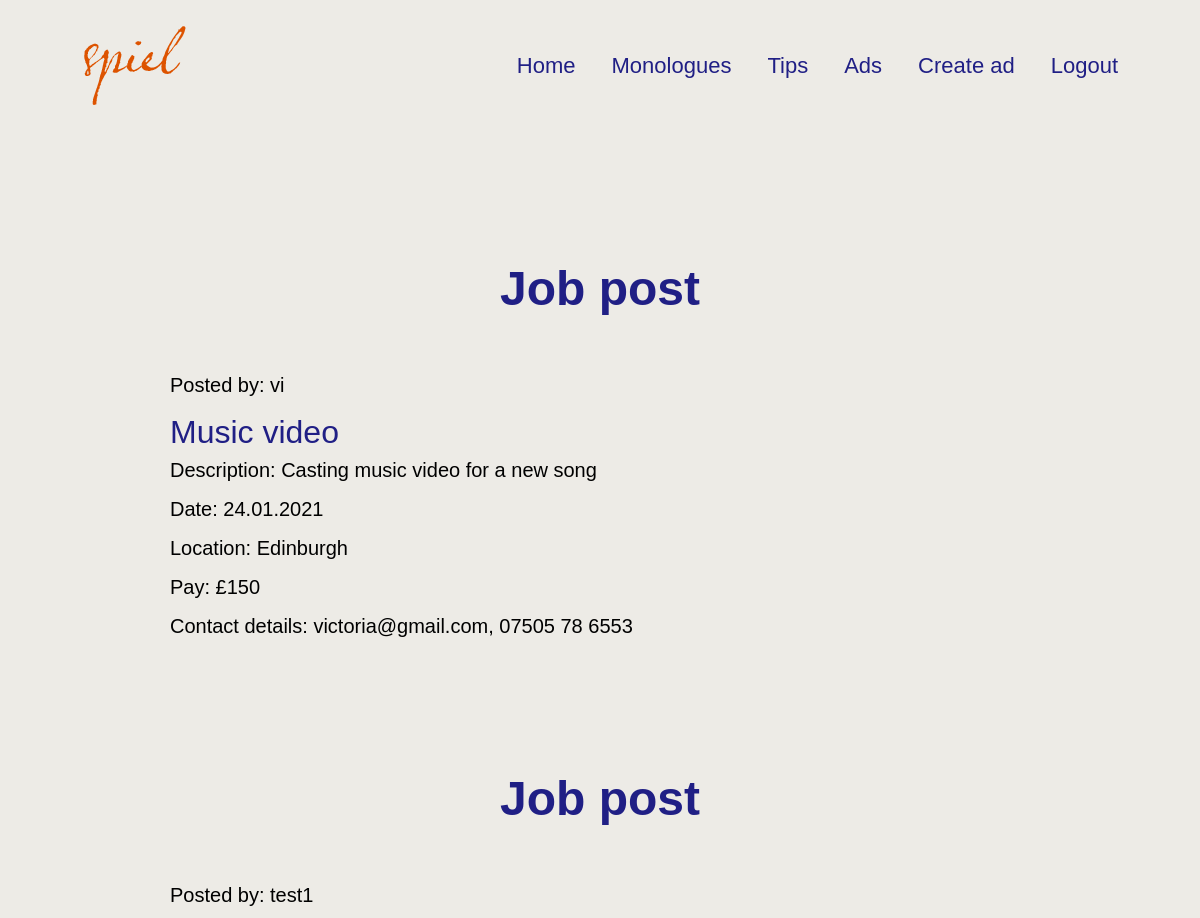
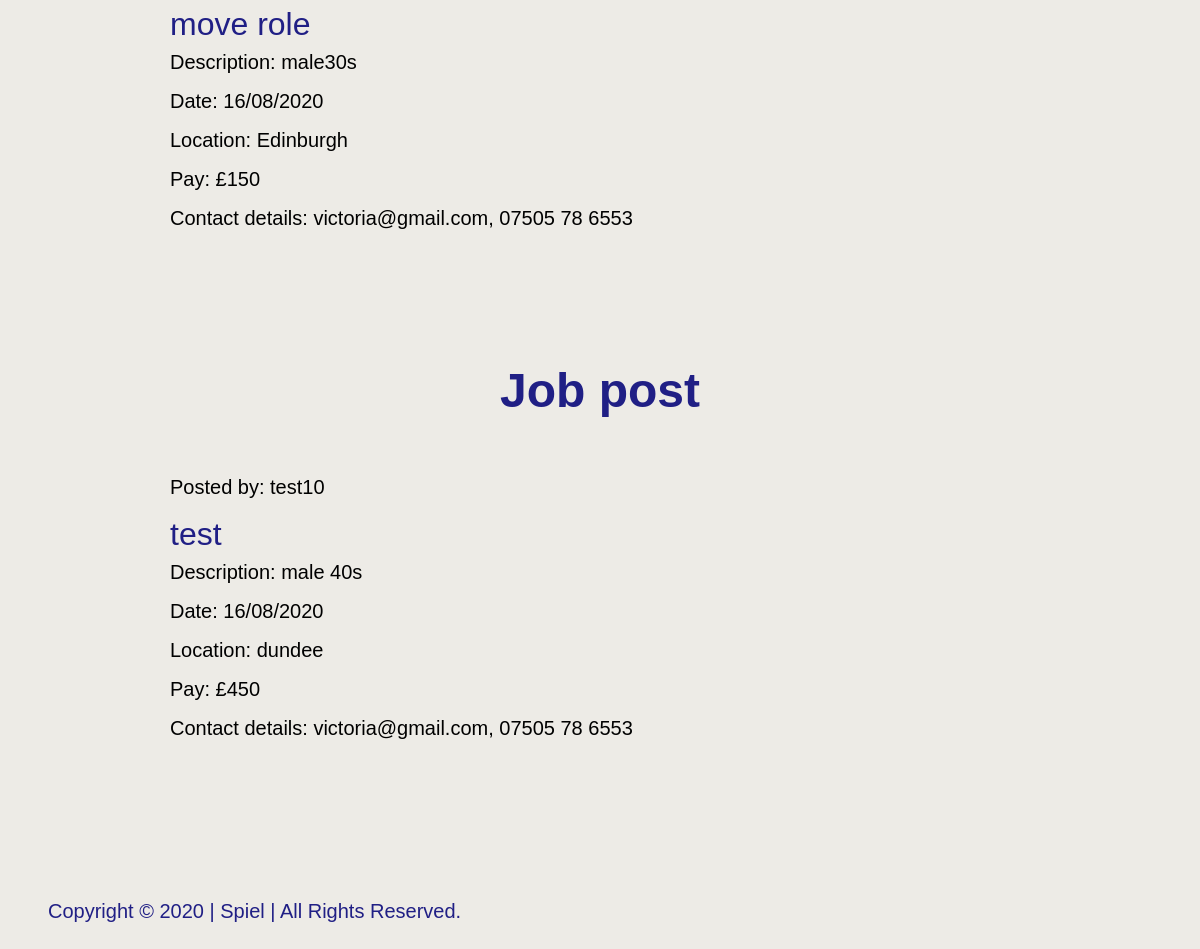
Page /ads (signed in) on the committed database (2 pictures, top to bottom).
### flask_spiel/models.py (models this page shows, shortened)
class Post(db.Model):
    id = db.Column(db.Integer, primary_key=True)
    title = db.Column(db.String(100), nullable=False)
    description = db.Column(db.Text, nullable=False)
    date = db.Column(db.String(20), nullable=False)
    location = db.Column(db.String(50), nullable=False)
    pay = db.Column(db.String(10), nullable=False)
    contact = db.Column(db.String(50), nullable=False)
    user_id = db.Column(db.Integer, db.ForeignKey('user.id'), nullable=False)

class User(db.Model, UserMixin):
    id = db.Column(db.Integer, primary_key=True)
    username = db.Column(db.String(20), unique=True, nullable=False)
    email = db.Column(db.String(120), unique=True, nullable=False)
    password = db.Column(db.String(60), nullable=False)
    posts = db.relationship('Post', backref='author', lazy=True)

### flask_spiel/routes.py (the view)
@app.route("/ads")
@login_required
def ads():
    posts = Post.query.all()
    return render_template('ads.html', posts=posts)

### flask_spiel/models.py (called while the page is built)
@login_manager.user_loader
def load_user(user_id):
    return User.query.get(int(user_id))

### flask_spiel/templates/ads.html
{% extends "layout.html" %}
{% block content %}
    {% for post in posts %}
        <article class="content-section col-ml-10 mb-5 pb-5">
          <h1 class="pb-5">Job post</h1>
          <div class="media-body">
            <p class="article-content">Posted by: {{ post.author.username }}</p>
            <h2>{{ post.title }}</h2>
            <p class="article-content">Description: {{ post.description }}</p>
            <p class="article-content">Date: {{ post.date }}</p>
            <p class="article-content">Location: {{ post.location }}</p>
            <p class="article-content">Pay: £{{ post.pay }}</p>
            <p class="article-content">Contact details: {{ post.contact }}</p>
          </div>
        </article>
    {% endfor %}
{% endblock content %}

### flask_spiel/templates/layout.html (shortened to what this page needs)
<html lang="en">
<head>
    <link rel="stylesheet" href="https://stackpath.bootstrapcdn.com/bootstrap/4.3.1/css/bootstrap.min.css">
    <link rel="stylesheet" type="text/css" href="{{ url_for('static', filename='main.css')}}">
    <link rel="stylesheet" href="https://cdnjs.cloudflare.com/ajax/libs/font-awesome/4.7.0/css/font-awesome.min.css">
    <link rel="stylesheet" href="https://unpkg.com/aos@next/dist/aos.css" />
    <link rel="stylesheet" href="https://use.typekit.net/ljf2gru.css">
</head>
<body>
    <header class="site-header h-25">
        <nav class="navbar navbar-expand-md navbar-dark fixed-top col-ml-10">
          <div class="navbar-nav ml-5">
            <a class="nav-item nav-link" href="{{ url_for('home')}}"><img src="{{ url_for('static', filename='logo.png')}}" alt=""></a>
          </div>
          <div class="navbar-nav ml-auto mr-5">
            <a class="nav-item nav-link" href="{{ url_for('home')}}">Home</a>
            <a class="nav-item nav-link" href="{{ url_for('monologues')}}">Monologues</a>
            <a class="nav-item nav-link" href="{{ url_for('tips')}}">Tips</a>
            <a class="nav-item nav-link" href="{{ url_for('ads')}}">Ads</a>
              {% if current_user.is_authenticated %}
                <a class="nav-item nav-link" href="{{ url_for('new_post')}}">Create ad</a>
                <a class="nav-item nav-link" href="{{ url_for('logout')}}">Logout</a>
              {% else %}
                <a class="nav-item nav-link" href="{{ url_for('login')}}">Login</a>
                <a class="nav-item nav-link" href="{{ url_for('register')}}">Register</a>
              {% endif %}
          </div>
        </nav>
    </header>
    <main role="main" class="container">
        <div class="row">
          <div class="col-md-10 mx-auto">
            {% block content %}{% endblock %}
          </div>
        </div>
        </main>
 {% block footer %}
  <footer class="p-5">
  <p>Copyright &copy; 2020 | Spiel | All Rights Reserved.</p>
  </footer>
  {% endblock %}
</body>
</html>

### flask_spiel/static/main.css (style rules this page uses)
body { font: 1em sans-serif; background-color: #edebe6; font-family: brandon-grotesque, sans-serif; font-weight: 400; font-style: normal; width: 100%; height: 100%; margin: 0; padding: 0; }
h1, h2, h3, h4, h5, h6 { color: #201f85; }
a { color: #201f85; font-weight: bold; text-decoration: #201f85; font-size: 22px; }
.navbar a { font-weight: 500; }
h1 { font-size: 48px; font-weight: bold; }
p { color: black; font-size: 20px; }
.site-header .navbar-nav .nav-link { color: #201f85; font-size: 22px; margin: 10px; }
.content-section { padding: 20px 30px; margin-top: 40px; text-align: left; }
.content-section h1, h3, img { text-align: center; }
footer p { color: #201f85; text-align: left; margin: 0; }

### rows in the picture
Post: author.username "vi", title "Music video", description "Casting music video for a new song", date "24.01.2021", location "Edinburgh", pay "150", contact "victoria@gmail.com, 07505 78 6553"
Post: author.username "test1", title "move role", description "male30s", date "16/08/2020", location "Edinburgh", pay "150", contact "victoria@gmail.com, 07505 78 6553"
Post: author.username "test10", title "test", description "male 40s", date "16/08/2020", location "dundee", pay "450", contact "victoria@gmail.com, 07505 78 6553"
